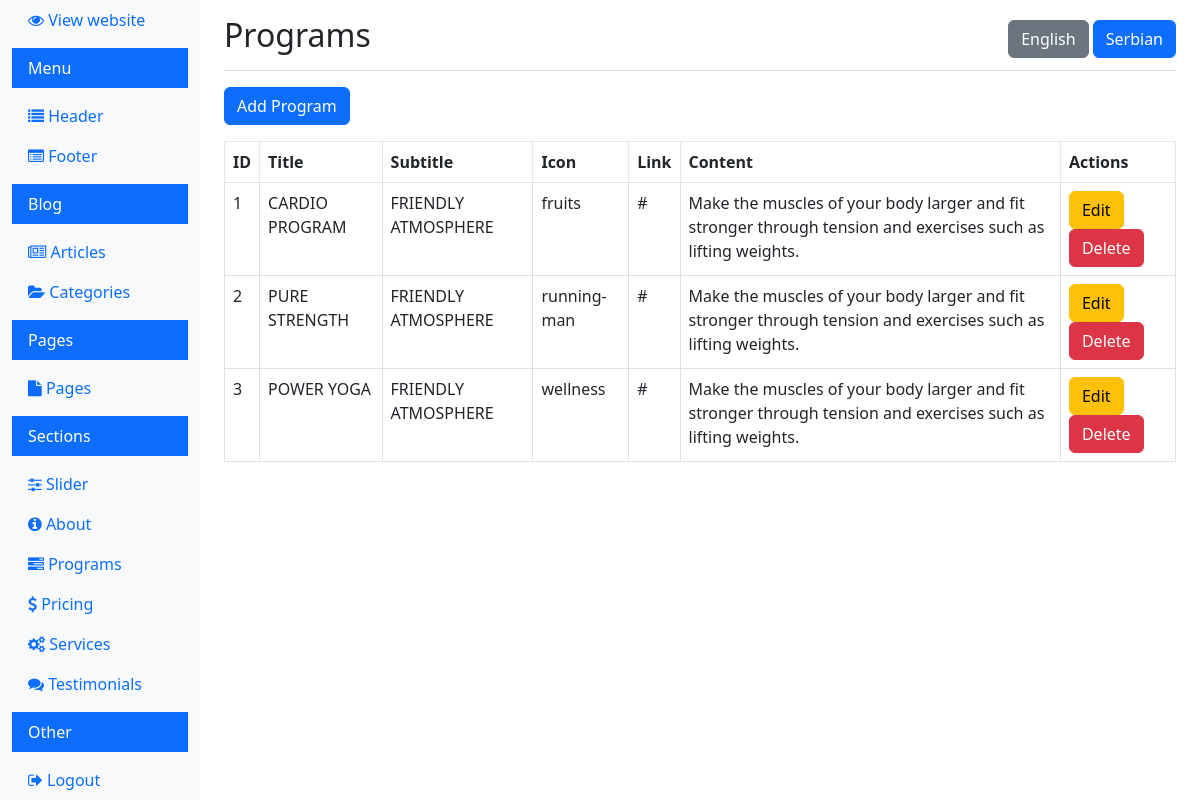
/dashboard/view_programs.php (signed in), run on an earlier commit of the app's database.
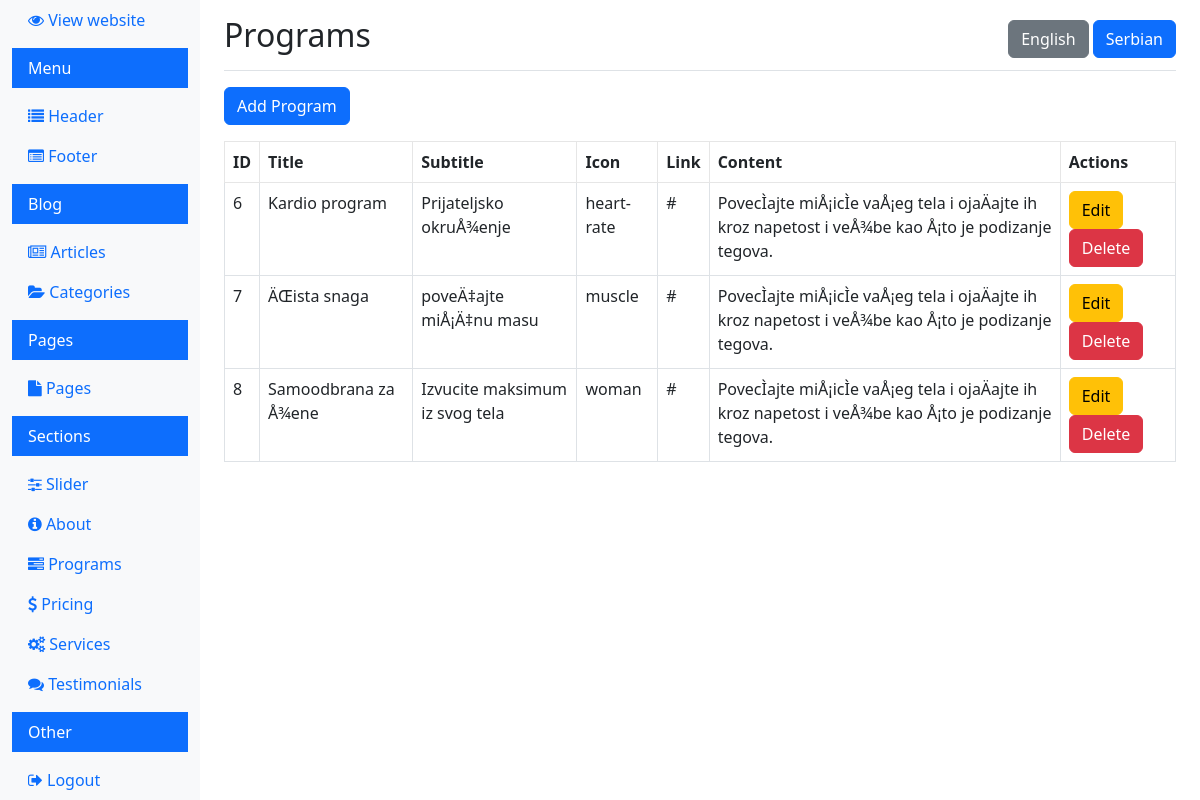
And on a later commit of the database.
### tables this page shows
CREATE TABLE IF NOT EXISTS `programs` (
  `id` int(11) NOT NULL AUTO_INCREMENT,
  `title` varchar(255) NOT NULL,
  `subtitle` varchar(255) NOT NULL,
  `icon` varchar(255) NOT NULL,
  `link` varchar(255) NOT NULL,
  `content` text NOT NULL,
  `language` varchar(2) NOT NULL DEFAULT 'sr',
  PRIMARY KEY (`id`)
);

### dashboard/view_programs.php (the view, shortened to what this page needs)
<?php
$lang = 'sr';
$conn = new mysqli(DB_HOST, DB_USER, DB_PASS, DB_NAME);
$sql = "SELECT id, title, subtitle, icon, link, content FROM programs WHERE language = ?";
$stmt = $conn->prepare($sql);
$stmt->bind_param("s", $lang);
$stmt->execute();
$result = $stmt->get_result();
?>
<!doctype html>
<html lang="sr">
<head>
  <link rel="stylesheet" href="../css/bootstrap.min.css">
  <link rel="stylesheet" href="https://cdnjs.cloudflare.com/ajax/libs/font-awesome/4.7.0/css/font-awesome.min.css">
  <link rel="stylesheet" href="../css/style.css">
</head>
<body>
  <div class="container-fluid">
    <div class="row">
      <?php include 'navigation.php'; ?>
      <main role="main" class="col-md-9 ms-sm-auto col-lg-10 px-md-4">
        <div class="d-flex justify-content-between flex-wrap flex-md-nowrap align-items-center pt-3 pb-2 mb-3 border-bottom">
          <h1 class="h2">Programs</h1>
          <div>
            <a href="?lang=en" class="btn <?php echo $lang === 'en' ? 'btn-primary' : 'btn-secondary'; ?>">English</a>
            <a href="?lang=sr" class="btn <?php echo $lang === 'sr' ? 'btn-primary' : 'btn-secondary'; ?>">Serbian</a>
          </div>
        </div>
        <a href="add_program.php?lang=<?php echo $lang; ?>" class="btn btn-primary mb-3">Add Program</a>
        <table class="table table-bordered">
          <thead>
            <tr>
              <th>ID</th>
              <th>Title</th>
              <th>Subtitle</th>
              <th>Icon</th>
              <th>Link</th>
              <th>Content</th>
              <th>Actions</th>
            </tr>
          </thead>
          <tbody>
            <?php if ($result->num_rows > 0) : ?>
              <?php while ($row = $result->fetch_assoc()) : ?>
                <tr>
                  <td><?php echo htmlspecialchars($row['id']); ?></td>
                  <td><?php echo htmlspecialchars($row['title']); ?></td>
                  <td><?php echo htmlspecialchars($row['subtitle']); ?></td>
                  <td><?php echo htmlspecialchars($row['icon']); ?></td>
                  <td><?php echo htmlspecialchars($row['link']); ?></td>
                  <td><?php echo htmlspecialchars($row['content']); ?></td>
                  <td>
                    <a href="edit_program.php?id=<?php echo $row['id']; ?>&lang=<?php echo $lang; ?>" class="btn btn-warning">Edit</a>
                    <a href="delete_program.php?id=<?php echo $row['id']; ?>&lang=<?php echo $lang; ?>" class="btn btn-danger" onclick="return confirm('Are you sure you want to delete this program?');">Delete</a>
                  </td>
                </tr>
              <?php endwhile; ?>
            <?php else : ?>
              <tr>
                <td colspan="7">No programs found</td>
              </tr>
            <?php endif; ?>
          </tbody>
        </table>
      </main>
    </div>
  </div>
</body>
</html>

What changed in the data, as far as the page shows it:
no longer on this page (row edited): programs: id "1", title "CARDIO PROGRAM", subtitle "FRIENDLY ATMOSPHERE", icon "fruits", link "#", content "Make the muscles of your body larger and fit stronger through tension and exercises such as lifting weights."
no longer on this page (row edited): programs: id "2", title "PURE STRENGTH", subtitle "FRIENDLY ATMOSPHERE", icon "running-man", link "#", content "Make the muscles of your body larger and fit stronger through tension and exercises such as lifting weights."
no longer on this page (row edited): programs: id "3", title "POWER YOGA", subtitle "FRIENDLY ATMOSPHERE", icon "wellness", link "#", content "Make the muscles of your body larger and fit stronger through tension and exercises such as lifting weights."
added programs: id "6", title "Kardio program", subtitle "Prijateljsko okruÅ¾enje", icon "heart-rate", link "#", content "PovecÌajte miÅ¡icÌe vaÅ¡eg tela i ojaÄajte ih kroz napetost i veÅ¾be kao Å¡to je podizanje tegova."
added programs: id "7", title "ÄŒista snaga", subtitle "poveÄ‡ajte miÅ¡Ä‡nu masu", icon "muscle", link "#", content "PovecÌajte miÅ¡icÌe vaÅ¡eg tela i ojaÄajte ih kroz napetost i veÅ¾be kao Å¡to je podizanje tegova."
added programs: id "8", title "Samoodbrana za Å¾ene", subtitle "Izvucite maksimum iz svog tela", icon "woman", link "#", content "PovecÌajte miÅ¡icÌe vaÅ¡eg tela i ojaÄajte ih kroz napetost i veÅ¾be kao Å¡to je podizanje tegova."
